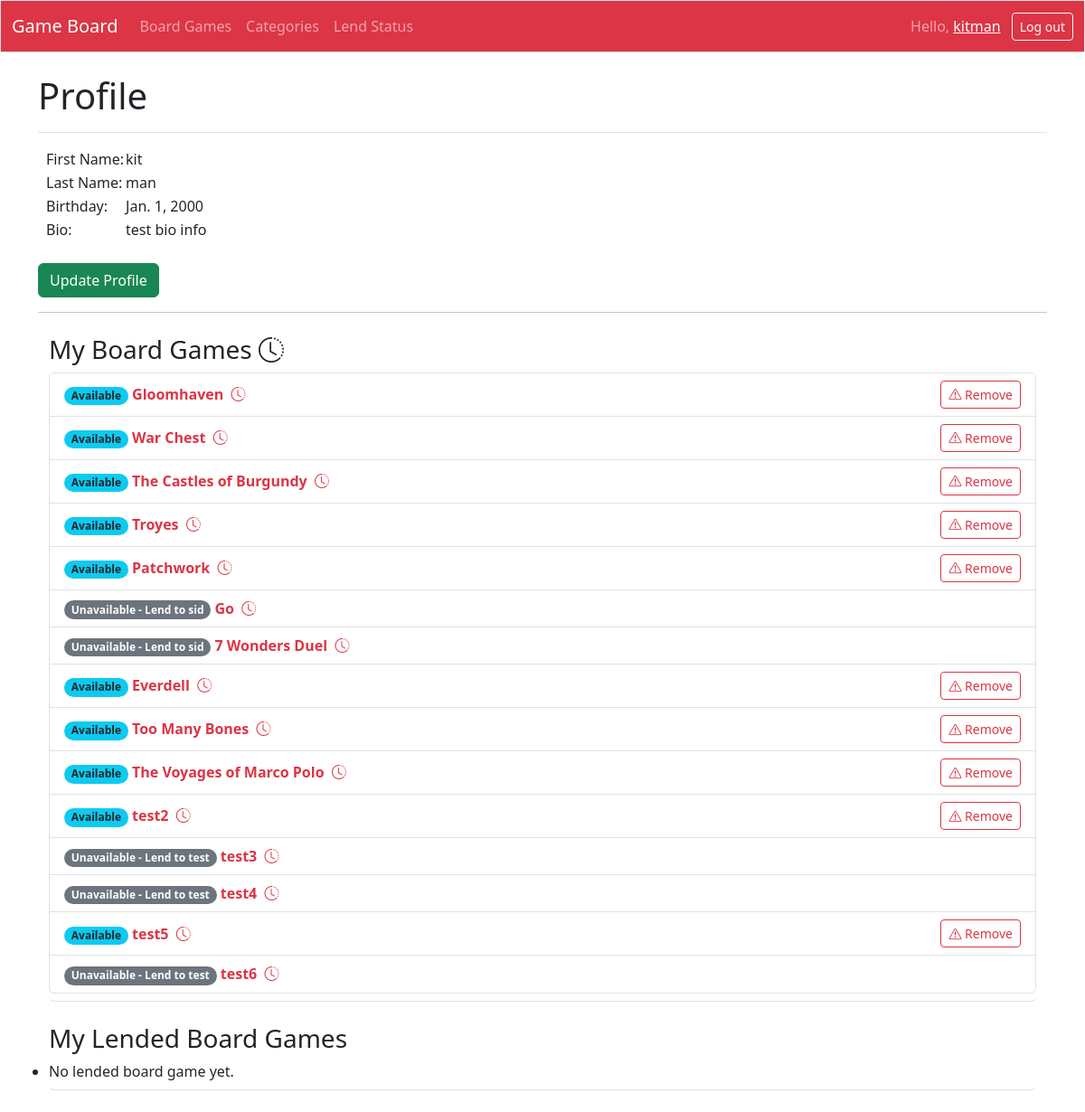
Page /profile/ (signed in) on the committed database.
### game_board/models.py (models this page shows, shortened)
class Profile(models.Model):
    class Lend_Limit(models.IntegerChoices):
        Zero = 0
        One = 1
        Two = 2
        Three = 3
    user = models.OneToOneField(User, unique=True, on_delete=models.CASCADE)
    username = models.CharField(max_length=50, blank=True)
    firstname = models.CharField(max_length=50, blank=True)
    lastname = models.CharField(max_length=50, blank=True)
    bio = models.TextField(blank=True)
    birthday = models.DateField(blank=True, null=True)
    lend_limit_status = models.PositiveSmallIntegerField(
        choices=Lend_Limit.choices, default=Lend_Limit.Zero
    )

class BoardGame(models.Model):
    class Complexity_Rating(models.IntegerChoices):
        One = 1
        Two = 2
        Three = 3
        Four = 4
        Five = 5
    owner = models.ForeignKey(Profile, on_delete=models.CASCADE)
    date_added = models.DateTimeField(auto_now_add=True)
    last_edit_date = models.DateTimeField(auto_now=True)
    category = models.ManyToManyField(Category)
    name = models.CharField(max_length=200)
    subtitle = models.CharField(max_length=200, blank=True, null=True)
    publish_year = models.PositiveSmallIntegerField(blank=True, null=True)
    description = models.TextField(max_length=2000, blank=True, null=True)
    min_players = models.PositiveSmallIntegerField()
    max_players = models.PositiveSmallIntegerField(blank=True, null=True)
    min_time_period = models.PositiveSmallIntegerField()
    max_time_period = models.PositiveSmallIntegerField(blank=True, null=True)
    age_limit = models.PositiveSmallIntegerField(default=3)
    complexity_rating = models.PositiveSmallIntegerField(
        choices=Complexity_Rating.choices, default=Complexity_Rating.One
    )
    available_status = models.BooleanField(default=True)
    def __str__(self):
        return self.name

class LoanRecord(models.Model):
    board_game = models.ForeignKey(BoardGame, on_delete=models.DO_NOTHING)
    debit = models.ForeignKey(Profile, on_delete=models.DO_NOTHING)
    date_lended = models.DateTimeField(auto_now_add=True)
    date_return = models.DateTimeField(blank=True, null=True)

### game_board/views.py (the view)
# urls.py: path("profile/", views.profile, name="profile"),
@login_required
def profile(request):
    profile = request.user.profile
    boardgames = profile.boardgame_set.all()
    lendout = LoanRecord.objects.filter(date_return=None)
    lendin = LoanRecord.objects.filter(date_return=None, debit=profile)
    context = {
        "profile": profile,
        "boardgames": boardgames,
        "lendout": lendout,
        "lendin": lendin,
    }
    return render(request, "game_board/profile.html", context)

### game_board/templates/game_board/profile.html
{% extends 'game_board/base.html' %}
{% block page_header %}
<h1>Profile</h1>
{% endblock page_header %}
{% block content %}
    <div class="p-2">
        <table>
            <tr>
                <td>First Name:</td>
                <td>{{ profile.firstname }}</td>
            </tr>
            <tr>
                <td>Last Name:</td>
                <td>{{ profile.lastname }}</td>
            </tr>
            <tr>
                <td>Birthday:</td>
                <td>{{ profile.birthday }}</td>
            </tr>
            <tr>
                <td>Bio:</td>
                <td>{{ profile.bio }}</td>
            </tr>
        </table>
    </div>
    <div style="margin-top: 1rem">
        <a class="btn btn-success" href="{% url 'game_board:update_profile' %}" method="post">Update Profile</a>
    </div>
    <hr />
    <div class="container mt-4">
        <div>
            <h3>My Board Games <i class="bi bi-clock-history"></i></h1>
            <ul class="list-group border-bottom pb-2 mb-4">
                {% for boardgame in boardgames %}
                <li class="list-group-item d-flex justify-content-between align-items-center">
                    <div>
                        {% if boardgame.available_status is True %}
                        <span class="badge rounded-pill bg-info text-dark">Available</span>
                        {% else %}
                        <span class="badge rounded-pill text-bg-secondary">Unavailable - Lend to
                            {% for loanrecord in lendout %}
                                {% if loanrecord.board_game == boardgame %}
                                    {{ loanrecord.debit.username }}
                                {% endif %}
                            {% endfor %}
                        </span>
                        {% endif %}
                    <a style="text-decoration:none" class="link-danger" href="{% url 'game_board:lendhistory' boardgame.id %}"><strong>{{ boardgame }}</strong>&nbsp;&nbsp;<i class="bi bi-clock-history"></i></a>
                    </div>
                    {% if boardgame.available_status %}
                    <a href="{% url 'game_board:remove_boardgame' boardgame.id %}"><button type="button" class="btn btn-sm btn-outline-danger"><i class="bi bi-exclamation-triangle"></i>&nbsp;Remove</button></a>
                    {% endif %}
                </li>
                {% empty %}
                <li>You have not shared any board game yet.</li>
                {% endfor %}
            </ul>
        </div>
        <div>
            <h3>My Lended Board Games</h1>
            <ul class="list-group border-bottom pb-2 mb-4">
                {% for loanrecord in lendin %}
                <li class="list-group-item d-flex justify-content-between align-items-center">
                    <div>
                    <a style="text-decoration:none" class="link-warning" href="{% url 'game_board:boardgame' loanrecord.board_game.id %}">
                    <strong>{{ loanrecord.board_game }}</strong></a> - {{ loanrecord.date_lended|date:"M d, Y" }}
                    </div>
                    <a href="{% url 'game_board:lendreturn' loanrecord.id %}"><button  type="button" class="btn btn-sm btn-outline-warning">Return Back</button></a>
                    </li>
                {% empty %}
                <li>No lended board game yet.</li>
                {% endfor %}
            </ul>
        </div>
    </div>
{% endblock content %}

### game_board/templates/game_board/base.html (shortened to what this page needs)
<!doctype html>
<html lang="en">
<head>
    {% load django_bootstrap5 %}
    {% bootstrap_css %}
    <link rel="stylesheet" href="https://cdn.jsdelivr.net/npm/bootstrap-icons@1.11.1/font/bootstrap-icons.css">
</head>
<body>
    <nav class="navbar navbar-expand-md navbar-dark bg-danger mb-4 border">
        <div class="container-fluid">
            <a class="navbar-brand" href="{% url 'game_board:index' %}">Game Board</a>
            <div class="collapse navbar-collapse" id="navbarCollapse">
                <ul class="navbar-nav me-auto mb-2 mb-md-0">
                    <li class="nav-item">
                        {% url 'game_board:boardgames' as url %}
                        <a class="nav-link {% if request.path == url %}active{% endif %}" href="{{ url }}">Board Games</a>
                    </li>
                    <li class="nav-item">
                        {% url 'game_board:categories' as url %}
                        <a class="nav-link {% if request.path == url %}active{% endif %}" href="{{ url }}">Categories</a>
                    </li>
                    <li class="nav-item">
                        {% url 'game_board:lendstatics' as url %}
                        <a class="nav-link {% if request.path == url %}active{% endif %}" href="{{ url }}">Lend Status</a>
                    </li>
                </ul>
                <ul class="navbar-nav ms-auto mb-2 mb-md-0">
                    {% if user.is_authenticated %}
                    <li><span class="navbar-text me-2">
                        Hello, <a href="{% url 'game_board:profile' %}">{{ user.username }}</a>&nbsp;
                    </span></li>
                    {% endif %}
                </ul>
                {% if user.is_authenticated %}
                    <form action="{% url 'accounts:logout' %}" method="post">
                        <button name="submit" class="btn btn-outline-light btn-sm">Log out</button>
                    </form>
                {% endif %}
            </div>
        </div>
    </nav>
    <main class="container">
        <div class="pb-2 mb-2 border-bottom">
            {% block page_header %}{% endblock page_header %}
        </div>
        <div>
            {% block content %}{% endblock content %}
        </div>
    </main>
</body>
</html>

### rows in the picture
Profile: firstname "kit", lastname "man", birthday "Jan. 1, 2000", bio "test bio info"
BoardGame: available_status "Available", name "Gloomhaven"
BoardGame: available_status "Available", name "War Chest"
BoardGame: available_status "Available", name "The Castles of Burgundy"
BoardGame: available_status "Available", name "Troyes"
BoardGame: available_status "Available", name "Patchwork"
BoardGame: name "Go"
LoanRecord: debit.username "sid"
BoardGame: name "7 Wonders Duel"
LoanRecord: debit.username "sid"
BoardGame: available_status "Available", name "Everdell"
BoardGame: available_status "Available", name "Too Many Bones"
BoardGame: available_status "Available", name "The Voyages of Marco Polo"
BoardGame: available_status "Available", name "test2"
BoardGame: name "test3"
LoanRecord: debit.username "test"
BoardGame: name "test4"
LoanRecord: debit.username "test"
BoardGame: available_status "Available", name "test5"
BoardGame: name "test6"
LoanRecord: debit.username "test"

### other values in the picture
{{ user.username }} "kitman"
